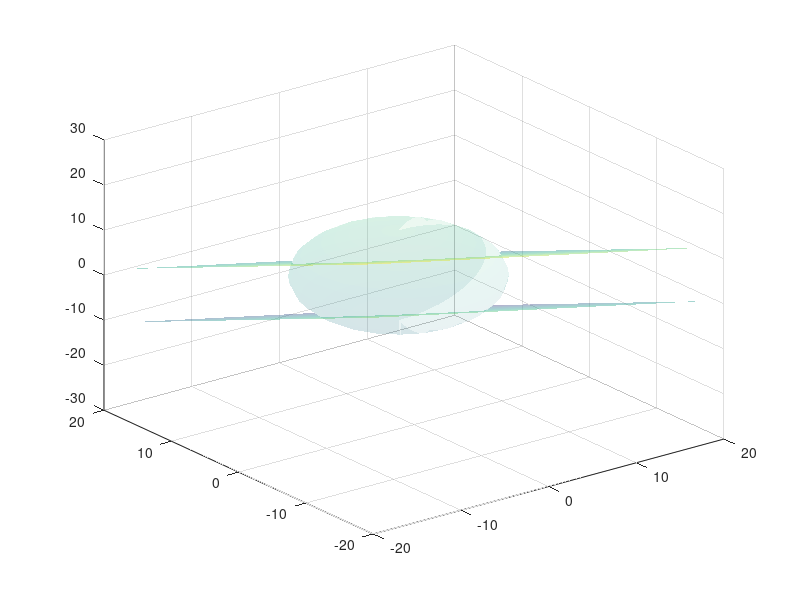

This figure's MATLAB source: (Note: this script raises an error after producing the figure.)
%% Test for function SourceIntegrationCircle.m
%% test 1 parameters
mg = 1;
mp = 1;
Vi = [2, 3, 4];
Vj = [-1, -2, -3];
Vp = [-1, 1, 3];
Rp = 10;

% Generate plane Vp'
N = Vj - Vi;                                            % Plane normal
D1 = (mg + mp) / (2 * mp) * norm(N)^2 - dot(N, Vj);     % Plane offset
[x1, y1] = meshgrid(-2 * Rp:0.1 * 2 * Rp:2 * Rp);       % Generate x and y data
z1 = -1 / N(3) * (N(1) * x1 + N(2) * y1 + D1);          % Plane equation

% Generate plane Vp'
D2 = -(mg + mp) / (2 * mp) * norm(N)^2 - dot(N, Vi);    % Plane offset
[x2, y2] = meshgrid(-2 * Rp:0.1 * 2 * Rp:2 * Rp);       % Generate x and y data
z2 = -1 / N(3) * (N(1) * x2 + N(2) * y2 + D2);          % Plane equation

% Generate line from Vi to Vj
l = linspace(0, 1, 100);
x3 = Vi(1) + l * (Vj(1) - Vi(1));
y3 = Vi(2) + l * (Vj(2) - Vi(2));
z3 = Vi(3) + l * (Vj(3) - Vi(3));

% Generate Sphere
[X, Y, Z] = sphere;                              % Unit Sphere in [0, 0, 0]
X2 = X * Rp + Vp(1);
Y2 = Y * Rp + Vp(2);
Z2 = Z * Rp + Vp(3);

% Plot the results
figure(1)
surf(X2, Y2, Z2, 'EdgeColor', 'none', 'FaceAlpha', 0.1) %plot sphere
hold on
surf(x1, y1, z1, 'EdgeAlpha', 0, 'FaceAlpha', 0.4) %Plot the surface Vp'
surf(x2, y2, z2, 'EdgeAlpha', 0, 'FaceAlpha', 0.4) %Plot the surface Vp
%plot3(x3, y3, z3, 'b-', 'LineWidth', 2) %Plot the line from Vi to Vj

% Compute intersection circle
[isIntersectSource, circleSource] = SourceIntegrationCircle(mg, mp, Vi, Vj, Vp, Rp);
[isIntersectSink, circleSink] = SinkIntegrationCircle(mg, mp, Vi, Vj, Vp, Rp);

% Check asserts
assert(isIntersectSource == true, "SourceIntegrationCircle return no" + ...
    "intercection with plane!");
assert(circleSource.r <= Rp + eps, "circle radius r > Rp!");
assert(dot(circleSource.ex, circleSource.ey) < 3 * eps, "ex is not orthogonal to ey!");
assert(dot(circleSource.ex, circleSource.ex) < 1 + 3 * eps, "|ex| is not 1!");
assert(dot(circleSource.ey, circleSource.ey) < 1 + 3 * eps, "|ex| is not 1!");

% Generate edge of thr circle
t = linspace(0, 2 * pi, 100);
xCircleSource = circleSource.center(1) + circleSource.r * cos(t) * circleSource.ex(1) + circleSource.r * sin(t) * circleSource.ey(1);
yCircleSource = circleSource.center(2) + circleSource.r * cos(t) * circleSource.ex(2) + circleSource.r * sin(t) * circleSource.ey(2);
zCircleSource = circleSource.center(3) + circleSource.r * cos(t) * circleSource.ex(3) + circleSource.r * sin(t) * circleSource.ey(3);
plot3(xCircleSource, yCircleSource, zCircleSource, 'r-', 'LineWidth', 2);

xCircleSink = circleSink.center(1) + circleSink.r * cos(t) * circleSink.ex(1) + circleSink.r * sin(t) * circleSink.ey(1);
yCircleSink = circleSink.center(2) + circleSink.r * cos(t) * circleSink.ex(2) + circleSink.r * sin(t) * circleSink.ey(2);
zCircleSink = circleSink.center(3) + circleSink.r * cos(t) * circleSink.ex(3) + circleSink.r * sin(t) * circleSink.ey(3);
plot3(xCircleSink, yCircleSink, zCircleSink, 'y-', 'LineWidth', 2);

% Generate line from Vi to Vj
x4 = circleSink.center(1) + l * (circleSource.center(1) - circleSink.center(1));
y4 = circleSink.center(2) + l * (circleSource.center(2) - circleSink.center(2));
z4 = circleSink.center(3) + l * (circleSource.center(3) - circleSink.center(3));
plot3(x4, y4, z4, 'g-', 'LineWidth', 2) %Plot the line from C1 to C2

x5 = circleSink.center(1) + l * circleSink.r * circleSink.ex(1);
y5 = circleSink.center(2) + l * circleSink.r * circleSink.ex(2);
z5 = circleSink.center(3) + l * circleSink.r * circleSink.ex(3);
plot3(x5, y5, z5, '-b', 'LineWidth', 2) %Plot the line from C1 to C2

x5 = circleSink.center(1) + l * circleSink.r * circleSink.ey(1);
y5 = circleSink.center(2) + l * circleSink.r * circleSink.ey(2);
z5 = circleSink.center(3) + l * circleSink.r * circleSink.ey(3);
plot3(x5, y5, z5, '-b', 'LineWidth', 2) %Plot the line from C1 to C2
